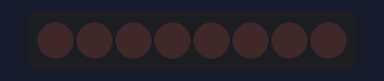
Bench run of a sketch on a simulated Arduino Uno, built with avr-gcc and run on an emulated ATmega328P. Shown: 8 shift-register outputs drawn as a row of LEDs (first output left, lit = HIGH). Wiring (inferred from the names in the program): shift register (74HC595): data pin 4; shift clock pin 6; latch pin 5; OE pin 3. Wiring (inferred from the signals the program sends): row of LEDs: on Q0, Q1, Q2, Q3, Q4, Q5, Q6, Q7.

Above: at 0.2 s.
At 1.0 s:
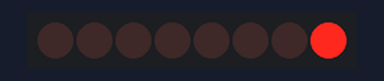
At 3.0 s:
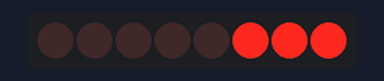
At 5.0 s:
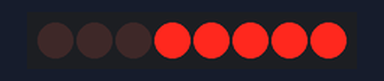
At 8.0 s:
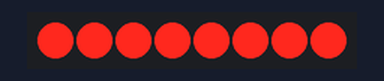
At 10.5 s:
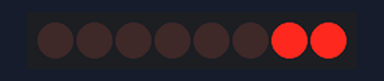
Timing chart, 0 to 11.1 s (numbered marks = the images above):
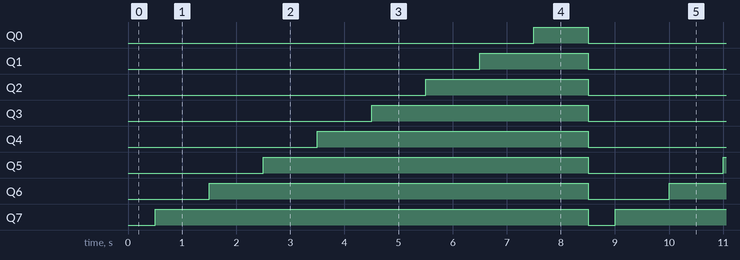

Measured:
- by itself, Q0: alternates HIGH for 1.0 s and LOW for 7.5 s
- by itself, Q1: alternates HIGH for 2.0 s and LOW for 6.5 s
- by itself, Q2: alternates HIGH for 3.0 s and LOW for 5.5 s
- by itself, Q3: alternates HIGH for 4.0 s and LOW for 4.5 s
- by itself, Q4: alternates HIGH for 5.0 s and LOW for 3.5 s
- by itself, Q5: alternates HIGH for 6.0 s and LOW for 2.5 s
- by itself, Q6: alternates HIGH for 7.0 s and LOW for 1.5 s
- by itself, Q7: alternates HIGH for 8.0 s and LOW for 0.50 s

The sketch:

Lab08_8leds_shift_register.ino
```cpp
/*
Adafruit Arduino - Lesson 4. 8 LEDs and a Shift Register - Brightness
*/

int latchPin = 5;
int clockPin = 6;
int dataPin = 4;
int outputEnablePin = 3;

byte leds = 0;

void setup()
{
  pinMode(latchPin, OUTPUT);
  pinMode(dataPin, OUTPUT);
  pinMode(clockPin, OUTPUT);
  pinMode(outputEnablePin, OUTPUT);
}

void loop()
{
  setBrightness(255);
  leds = 0;
  updateShiftRegister();
  delay(500);

int i;
  for (i=0; i <8;i++){
  bitSet(leds, i);
  updateShiftRegister();
  delay(1000);
  }


}

void updateShiftRegister()
{
   digitalWrite(latchPin, LOW);
   shiftOut(dataPin, clockPin, LSBFIRST, leds);
   digitalWrite(latchPin, HIGH);
}

void setBrightness(byte brightness) // 0 to 255
{
  analogWrite(outputEnablePin, 255-brightness);
}
```
